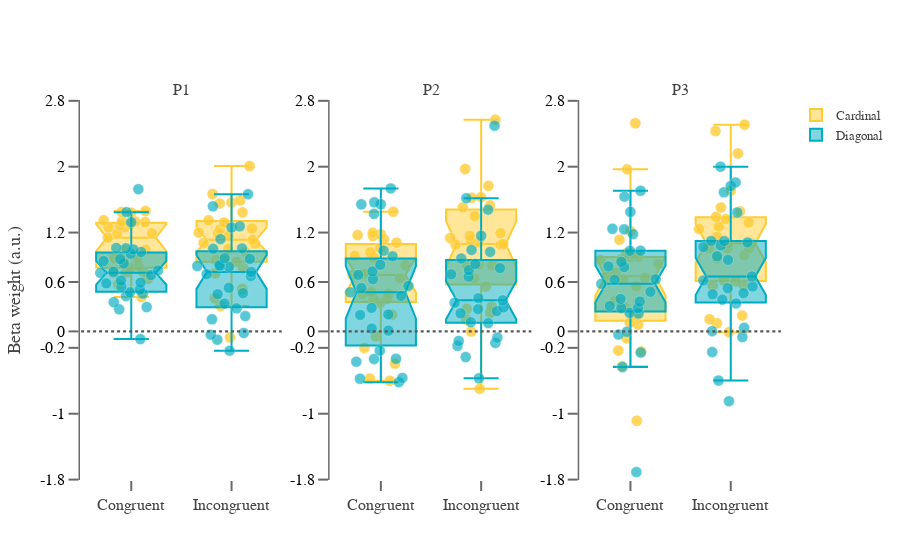

The notebook cell this image was saved under:
### Markdown cell above
Figure 6A

### Code cell
fig = go.Figure()
fig = make_subplots(rows=1, cols=3, subplot_titles=(['P1','P2', 'P3']))
fig.update_yaxes(zeroline=False, zerolinewidth=0, zerolinecolor='Black')
fig.add_shape(type="line", xref="x2", yref="y2", x0=-0.5, y0=0, x1=1.5, y1=0, line=dict(
                color="#595858", width=2.2, dash="dot",))
fig.add_shape(type="line", xref="x3", yref="y3", x0=-0.5, y0=0, x1=1.5, y1=0, line=dict(
                color="#595858", width=2.2, dash="dot",))
fig.add_shape(type="line", xref="x1", yref="y1", x0=-0.5, y0=0, x1=1.5, y1=0, line=dict(
                color="#595858", width=2.2, dash="dot",))

dat = log_reg_cong_deci.loc[(log_reg_cong_deci.nrep == 0) & (log_reg_cong_deci.cond == 'C'),:] 
fig.add_trace(go.Box(y=dat['weight'], x=dat['cong_deci'],showlegend=False, opacity = 0.8,
    boxpoints='all', jitter=.99, 
    pointpos=0,marker=dict(color='#2A88D4',size=11,opacity=0.8,line=dict(color='#f2f2f2', width=.4)),
    notched=True, notchwidth=0.15, name='Cardinal', 
    marker_color=' #ffbf00 '), row=1, col=1)

dat = log_reg_cong_deci.loc[(log_reg_cong_deci.nrep == 0) & (log_reg_cong_deci.cond == 'D'),:] 
fig.add_trace(go.Box(y=dat['weight'], x=dat['cong_deci'],showlegend=False, opacity = 1,
    boxpoints='all', jitter=.99,
    pointpos=0,marker=dict(color='#2A88D4',size=11,opacity=0.65,line=dict(color='#f2f2f2', width=.4)),
    notched=True, notchwidth=0.15, name='Diagonal',
    marker_color=' #00acc1 '), row=1, col=1)

dat = log_reg_cong_deci.loc[(log_reg_cong_deci.nrep == 1) & (log_reg_cong_deci.cond == 'C'),:]
fig.add_trace(go.Box(y=dat['weight'], x=dat['cong_deci'],showlegend=False, opacity = 0.8,
    boxpoints='all',
    jitter=.99, # add some jitter for a better separation between points
    pointpos=0,marker=dict(color='#2A88D4',size=11,opacity=0.8,line=dict(color='#f2f2f2', width=.4)),
    notched=True, notchwidth=0.15,
    name='Cardinal', marker_color=' #ffbf00 '), row=1, col=2)

dat = log_reg_cong_deci.loc[(log_reg_cong_deci.nrep == 1) & (log_reg_cong_deci.cond == 'D'),:]
fig.add_trace(go.Box(y=dat['weight'], x=dat['cong_deci'],showlegend=False, opacity = 1,
    boxpoints='all', jitter=.99,
    pointpos=0,marker=dict(color='#2A88D4',size=11,opacity=0.65,line=dict(color='#f2f2f2', width=.4)),
    notched=True, notchwidth=0.15,
    name='Diagonal', marker_color=' #00acc1 '), row=1, col=2)

dat = log_reg_cong_deci.loc[(log_reg_cong_deci.nrep == 2) & (log_reg_cong_deci.cond == 'C'),:]
fig.add_trace(go.Box(y=dat['weight'], x=dat['cong_deci'],showlegend=True, opacity = 0.8,
    boxpoints='all', jitter=.99, pointpos=0,
    marker=dict(color='#2A88D4',size=11,opacity=0.8,line=dict(color='#f2f2f2', width=.4)),
    notched=True, notchwidth=0.15,
    name='Cardinal', marker_color=' #ffbf00 '), row=1, col=3)

dat = log_reg_cong_deci.loc[(log_reg_cong_deci.nrep == 2) & (log_reg_cong_deci.cond == 'D'),:]
fig.add_trace(go.Box(y=dat['weight'], x=dat['cong_deci'], showlegend=True, opacity = 1,
    boxpoints='all', jitter=.99, pointpos=0,
    marker=dict(color='#2A88D4',size=11,opacity=0.65, line=dict(color='#f2f2f2', width=.4)),
    notched=True, notchwidth=0.15, name='Diagonal', marker_color='#00acc1'), row=1, col=3)

fig.update_layout(boxgroupgap=0)
fig.update_layout(template='plotly_white', xaxis=dict(showgrid=False),
    yaxis=dict(gridcolor='white'))

fig.update_xaxes(showline=False, linewidth=1.5, linecolor='#696969')
fig.update_yaxes(showline=True, linewidth=1.5, linecolor='#696969',
                 tickfont=dict(family='Balto, sans-serif', color='#000000', size=16))
fig.update_xaxes(tickvals = [0, 1], ticktext=['Congruent', 'Incongruent'], 
                 tickangle=0, tickfont=dict(family='Balto, sans-serif', color='#424242', size=16))
fig.update_yaxes(tickvals= [-1.8, -1, -.2, 0, 0.6, 1.2, 2, 2.8], 
                 ticktext=['-1.8','-1', '-0.2', '0', '0.6' ,'1.2', '2', '2.8'])
fig.update_yaxes(ticks="outside", tickwidth=2, tickcolor='#696969', ticklen=10)
fig.update_xaxes(ticks="outside", tickwidth=2, tickcolor='#696969', ticklen=10)

fig.update_yaxes(showgrid=False)
fig.update_layout(
    yaxis_title="Beta weight (a.u.)",
    font=dict(family="Balto, sans-serif", size=15, color= "#424242"))

fig.update_layout(legend=dict(traceorder="normal", font=dict(family="Balto, sans-serif",size=13,color="#424242")))

fig['layout']['yaxis1'].update(range=[-1.805, 2.81]); fig['layout']['yaxis2'].update(range=[-1.805, 2.81])
fig['layout']['yaxis3'].update(range=[-1.805, 2.81])

fig.show()

### Figure 1 — Plotly figure (JSON) as saved in the notebook; plotly's stock layout.template omitted (floating-point values rounded to 4 significant figures)
{"data": [{"boxpoints": "all", "jitter": 0.99, "marker": {"color": " #ffbf00 ", "line": {"color": "#f2f2f2", "width": 0.4}, "opacity": 0.8, "size": 11}, "name": "Cardinal", "notched": true, "notchwidth": 0.15, "opacity": 0.8, "pointpos": 0, "showlegend": false, "type": "box", "x": ["C", "I", "C", "I", "C", "I", "C", "I", "C", "I", "C", "I", "C", "I", "C", "I", "C", "I", "C", "I", "C", "I", "C", "I", "C", "I", "C", "I", "C", "I", "C", "I", "C", "I", "C", "I", "C", "I", "C", "I", "C", "I", "C", "I", "C", "I", "C", "I", "C", "I", "C", "I", "C", "I"], "xaxis": "x", "y": [0.5718, 1.322, 1.348, 1.445, 1.336, 0.8591, 1.327, 1.075, 0.7272, 0.9673, 1.463, 0.8671, 1.44, 0.4014, 1.263, 1.554, 1.188, 1.349, 0.8668, 0.705, 1.285, 0.5139, 1.45, 1.239, 1.191, 2.008, 0.9891, -0.07279, 1.302, 0.8428, 0.4164, 0.7683, 1.139, 1.593, 0.7085, 1.566, 0.7178, 1.161, 0.9925, 1.67, 0.8875, 1.25, 0.6374, 1.066, 1.263, 1.002, 0.7882, 0.3077, 1.335, 1.112, 0.7694, 1.198, 0.8864, 1.19], "yaxis": "y"}, {"boxpoints": "all", "jitter": 0.99, "marker": {"color": " #00acc1 ", "line": {"color": "#f2f2f2", "width": 0.4}, "opacity": 0.65, "size": 11}, "name": "Diagonal", "notched": true, "notchwidth": 0.15, "opacity": 1, "pointpos": 0, "showlegend": false, "type": "box", "x": ["C", "I", "C", "I", "C", "I", "C", "I", "C", "I", "C", "I", "C", "I", "C", "I", "C", "I", "C", "I", "C", "I", "C", "I", "C", "I", "C", "I", "C", "I", "C", "I", "C", "I", "C", "I", "C", "I", "C", "I", "C", "I", "C", "I", "C", "I", "C", "I", "C", "I", "C", "I", "C", "I"], "xaxis": "x", "y": [1.448, 0.8802, -0.09398, 0.7831, 0.7113, 0.3379, 0.9947, 1.262, 1.014, 0.7924, 0.5925, 0.6706, 0.5054, 0.4521, 0.7402, 0.4644, 0.9638, 1.276, 1.326, 0.1473, 0.4743, 0.7941, 1.727, -0.1012, 0.2947, 0.2796, 0.5834, 0.8892, 0.4295, 0.6943, 0.8541, 0.5293, 0.6838, 0.7215, 0.9433, 0.8039, 0.5415, 1.519, 0.459, 1.666, 0.8255, -0.2347, 0.6178, -0.01936, 1.01, 1.003, 0.2681, 1.008, 0.7236, 1.12, 0.3543, -0.04049, 0.8777, 0.1852], "yaxis": "y"}, {"boxpoints": "all", "jitter": 0.99, "marker": {"color": " #ffbf00 ", "line": {"color": "#f2f2f2", "width": 0.4}, "opacity": 0.8, "size": 11}, "name": "Cardinal", "notched": true, "notchwidth": 0.15, "opacity": 0.8, "pointpos": 0, "showlegend": false, "type": "box", "x": ["C", "I", "C", "I", "C", "I", "C", "I", "C", "I", "C", "I", "C", "I", "C", "I", "C", "I", "C", "I", "C", "I", "C", "I", "C", "I", "C", "I", "C", "I", "C", "I", "C", "I", "C", "I", "C", "I", "C", "I", "C", "I", "C", "I", "C", "I", "C", "I", "C", "I", "C", "I", "C", "I"], "xaxis": "x2", "y": [0.2022, 1.106, 0.6458, 1.629, 1.179, 1.531, 0.3964, 1.062, 0.4571, 1.623, 0.8042, 1.086, 0.454, 1.4, 1.116, 1.162, -0.3911, 0.5453, 0.6988, 1.193, 0.9597, 1.507, 0.9185, 0.2979, 0.6862, 1.972, 0.3454, -0.6973, 1.197, 0.1418, 0.3965, 0.8151, 1.158, 0.6439, -0.5723, 0.225, 1.011, 0.8016, 1.454, 1.768, -0.601, 1.054, -0.05903, 2.57, 0.8946, 0.797, -0.2011, 1.135, 1.077, 1.048, 1.17, 0.2732, 0.4792, -0.001594], "yaxis": "y2"}, {"boxpoints": "all", "jitter": 0.99, "marker": {"color": " #00acc1 ", "line": {"color": "#f2f2f2", "width": 0.4}, "opacity": 0.65, "size": 11}, "name": "Diagonal", "notched": true, "notchwidth": 0.15, "opacity": 1, "pointpos": 0, "showlegend": false, "type": "box", "x": ["C", "I", "C", "I", "C", "I", "C", "I", "C", "I", "C", "I", "C", "I", "C", "I", "C", "I", "C", "I", "C", "I", "C", "I", "C", "I", "C", "I", "C", "I", "C", "I", "C", "I", "C", "I", "C", "I", "C", "I", "C", "I", "C", "I", "C", "I", "C", "I", "C", "I", "C", "I", "C", "I"], "xaxis": "x2", "y": [1.427, -0.1398, 0.4301, 0.7679, 1.544, 2.498, 0.9796, 0.8174, 1.568, 0.2908, 0.1991, 0.403, 0.686, 0.6643, 0.9118, 0.1123, 0.8083, 0.7445, -0.5752, 0.2457, 1.543, 0.885, -0.6168, 1.161, -0.3324, 0.9886, 0.2854, 0.9648, -0.3353, 0.3485, 0.7283, -0.07486, -0.3683, 1.618, 0.0349, 1.478, 0.5264, 0.2699, 0.2052, 0.3776, 1.737, 0.6935, -0.5651, -0.5692, 0.4743, -0.1162, 0.6333, 0.1012, 0.009259, 0.2198, -0.2315, -0.312, 0.5525, -0.1759], "yaxis": "y2"}, {"boxpoints": "all", "jitter": 0.99, "marker": {"color": " #ffbf00 ", "line": {"color": "#f2f2f2", "width": 0.4}, "opacity": 0.8, "size": 11}, "name": "Cardinal", "notched": true, "notchwidth": 0.15, "opacity": 0.8, "pointpos": 0, "showlegend": true, "type": "box", "x": ["C", "I", "C", "I", "C", "I", "C", "I", "C", "I", "C", "I", "C", "I", "C", "I", "C", "I", "C", "I", "C", "I", "C", "I", "C", "I", "C", "I", "C", "I", "C", "I", "C", "I", "C", "I", "C", "I", "C", "I", "C", "I", "C", "I", "C", "I", "C", "I", "C", "I", "C", "I", "C", "I"], "xaxis": "x3", "y": [0.6705, 1.07, -1.086, 1.01, 0.831, 1.505, -0.08531, 2.161, 0.6542, 1.071, 1.113, 1.243, -0.2441, 1.457, 1.968, 1.01, 0.1076, 0.8876, -0.2319, 1.011, 0.1901, 0.1925, 0.9484, 1.392, 2.528, 1.275, 0.8185, 0.1484, 0.3678, -0.01043, 0.6302, 0.6079, 0.08091, 1.71, 0.9421, 1.363, 0.5475, 2.51, 0.8624, 2.432, 0.7119, 0.6186, -0.422, 1.325, 0.8738, 0.0983, 0.9056, 0.5553, 0.8968, 1.149, 0.2923, 0.5628, 1.218, 0.9251], "yaxis": "y3"}, {"boxpoints": "all", "jitter": 0.99, "marker": {"color": "#00acc1", "line": {"color": "#f2f2f2", "width": 0.4}, "opacity": 0.65, "size": 11}, "name": "Diagonal", "notched": true, "notchwidth": 0.15, "opacity": 1, "pointpos": 0, "showlegend": true, "type": "box", "x": ["C", "I", "C", "I", "C", "I", "C", "I", "C", "I", "C", "I", "C", "I", "C", "I", "C", "I", "C", "I", "C", "I", "C", "I", "C", "I", "C", "I", "C", "I", "C", "I", "C", "I", "C", "I", "C", "I", "C", "I", "C", "I", "C", "I", "C", "I", "C", "I", "C", "I", "C", "I", "C", "I"], "xaxis": "x3", "y": [0.2825, 0.9125, 0.3942, 0.5242, 1.182, 1.809, 0.2166, 1.765, 1.708, -0.848, 0.9789, 0.4508, 1.239, 1.08, 0.845, -0.251, 0.5771, 1.098, 0.6262, 2.001, -0.03777, 0.3399, 0.4799, 1.024, 1.246, 0.6181, 0.2257, 1.096, -0.005001, -0.5964, -0.434, 0.6672, -1.709, 1.69, 0.9799, 0.4641, 1.636, 1.043, 0.7812, -0.06869, 0.2832, 4.883, 0.309, 0.0426, 1.452, 0.8688, 0.6316, 0.002907, 0.363, 1.444, 0.7891, 0.5453, -0.2571, 0.3857], "yaxis": "y3"}], "layout": {"annotations": [{"font": {"size": 16}, "showarrow": false, "text": "P1", "x": 0.1444, "xanchor": "center", "xref": "paper", "y": 1, "yanchor": "bottom", "yref": "paper"}, {"font": {"size": 16}, "showarrow": false, "text": "P2", "x": 0.5, "xanchor": "center", "xref": "paper", "y": 1, "yanchor": "bottom", "yref": "paper"}, {"font": {"size": 16}, "showarrow": false, "text": "P3", "x": 0.8556, "xanchor": "center", "xref": "paper", "y": 1, "yanchor": "bottom", "yref": "paper"}], "autosize": true, "boxgroupgap": 0, "font": {"color": "#424242", "family": "Balto, sans-serif", "size": 15}, "legend": {"font": {"color": "#424242", "family": "Balto, sans-serif", "size": 13}, "traceorder": "normal"}, "shapes": [{"line": {"color": "#595858", "dash": "dot", "width": 2.2}, "type": "line", "x0": -0.5, "x1": 1.5, "xref": "x2", "y0": 0, "y1": 0, "yref": "y2"}, {"line": {"color": "#595858", "dash": "dot", "width": 2.2}, "type": "line", "x0": -0.5, "x1": 1.5, "xref": "x3", "y0": 0, "y1": 0, "yref": "y3"}, {"line": {"color": "#595858", "dash": "dot", "width": 2.2}, "type": "line", "x0": -0.5, "x1": 1.5, "xref": "x", "y0": 0, "y1": 0, "yref": "y"}], "xaxis": {"anchor": "y", "autorange": true, "domain": [0, 0.2889], "linecolor": "#696969", "linewidth": 1.5, "range": [-0.5086, 1.509], "showgrid": false, "showline": false, "tickangle": 0, "tickcolor": "#696969", "tickfont": {"color": "#424242", "family": "Balto, sans-serif", "size": 16}, "ticklen": 10, "ticks": "outside", "ticktext": ["Congruent", "Incongruent"], "tickvals": [0, 1], "tickwidth": 2, "type": "category"}, "xaxis2": {"anchor": "y2", "autorange": true, "domain": [0.3556, 0.6444], "linecolor": "#696969", "linewidth": 1.5, "range": [-0.5086, 1.509], "showline": false, "tickangle": 0, "tickcolor": "#696969", "tickfont": {"color": "#424242", "family": "Balto, sans-serif", "size": 16}, "ticklen": 10, "ticks": "outside", "ticktext": ["Congruent", "Incongruent"], "tickvals": [0, 1], "tickwidth": 2, "type": "category"}, "xaxis3": {"anchor": "y3", "autorange": true, "domain": [0.7111, 1], "linecolor": "#696969", "linewidth": 1.5, "range": [-0.5086, 1.509], "showline": false, "tickangle": 0, "tickcolor": "#696969", "tickfont": {"color": "#424242", "family": "Balto, sans-serif", "size": 16}, "ticklen": 10, "ticks": "outside", "ticktext": ["Congruent", "Incongruent"], "tickvals": [0, 1], "tickwidth": 2, "type": "category"}, "yaxis": {"anchor": "x", "domain": [0, 1], "gridcolor": "white", "linecolor": "#696969", "linewidth": 1.5, "range": [-1.805, 2.81], "showgrid": false, "showline": true, "tickcolor": "#696969", "tickfont": {"color": "#000000", "family": "Balto, sans-serif", "size": 16}, "ticklen": 10, "ticks": "outside", "ticktext": ["-1.8", "-1", "-0.2", "0", "0.6", "1.2", "2", "2.8"], "tickvals": [-1.8, -1, -0.2, 0, 0.6, 1.2, 2, 2.8], "tickwidth": 2, "title": {"text": "Beta weight (a.u.)"}, "type": "linear", "zeroline": false, "zerolinecolor": "Black", "zerolinewidth": 0}, "yaxis2": {"anchor": "x2", "domain": [0, 1], "linecolor": "#696969", "linewidth": 1.5, "range": [-1.805, 2.81], "showgrid": false, "showline": true, "tickcolor": "#696969", "tickfont": {"color": "#000000", "family": "Balto, sans-serif", "size": 16}, "ticklen": 10, "ticks": "outside", "ticktext": ["-1.8", "-1", "-0.2", "0", "0.6", "1.2", "2", "2.8"], "tickvals": [-1.8, -1, -0.2, 0, 0.6, 1.2, 2, 2.8], "tickwidth": 2, "type": "linear", "zeroline": false, "zerolinecolor": "Black", "zerolinewidth": 0}, "yaxis3": {"anchor": "x3", "domain": [0, 1], "linecolor": "#696969", "linewidth": 1.5, "range": [-1.805, 2.81], "showgrid": false, "showline": true, "tickcolor": "#696969", "tickfont": {"color": "#000000", "family": "Balto, sans-serif", "size": 16}, "ticklen": 10, "ticks": "outside", "ticktext": ["-1.8", "-1", "-0.2", "0", "0.6", "1.2", "2", "2.8"], "tickvals": [-1.8, -1, -0.2, 0, 0.6, 1.2, 2, 2.8], "tickwidth": 2, "type": "linear", "zeroline": false, "zerolinecolor": "Black", "zerolinewidth": 0}}}
